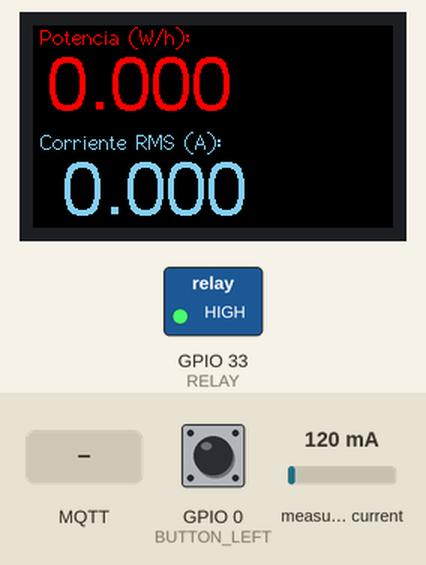
This program was run on a simulated ESP32. Shown: 240×135 colour display, switched loads named in the program (green lamp = pin HIGH). Inputs (shaded band) come from the test bench; at power-on: measured current 120 mA, GPIO 0 (BUTTON_LEFT) HIGH. WiFi joins after 1.5 s; servers stay silent unless stated; no MQTT or app messages arrive unless stated; what the program prints to the serial monitor is not drawn.

Above: at 3.1 s.
3.2 s: MQTT message "1" arrives on the first subscribed topic
At 3.6 s:
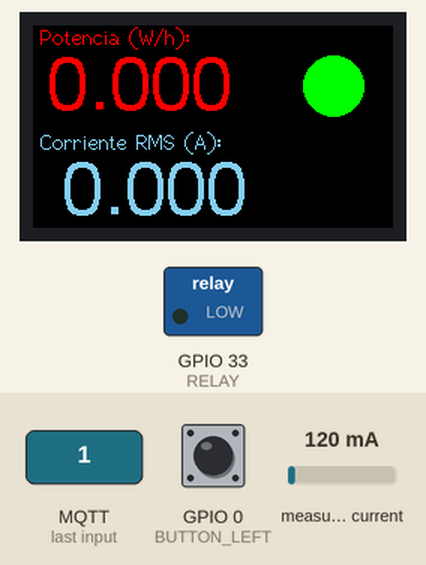
4.7 s: MQTT message "0" arrives on the first subscribed topic
At 5.9 s:
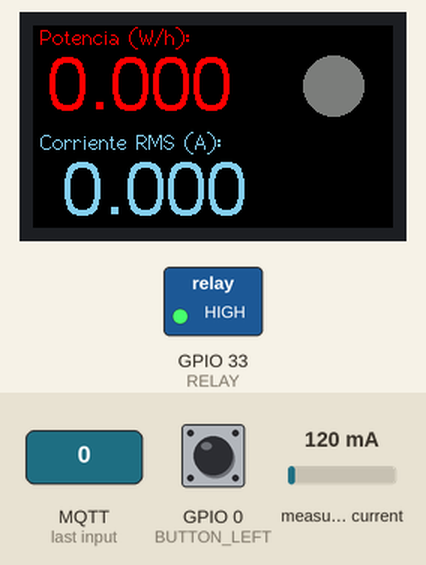
6.2 s: measured current set to 1000 mA
At 9.5 s:
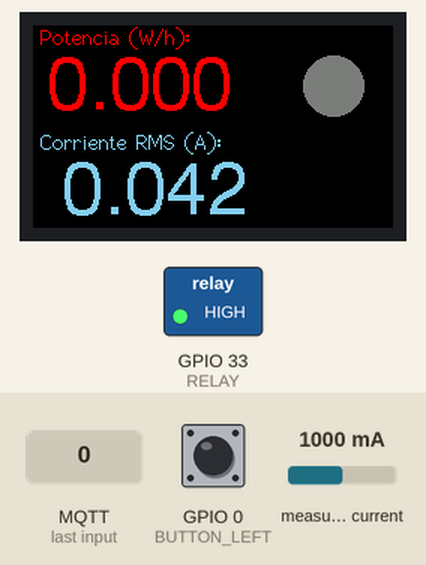
10.0 s: measured current set to 1500 mA
At 11.0 s:
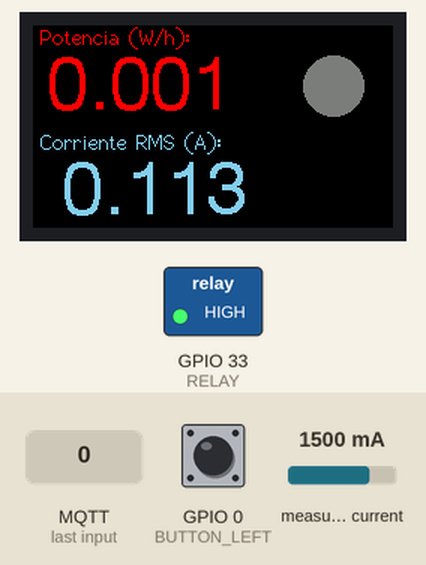
13.6 s: MQTT message "1" arrives on the first subscribed topic
At 13.9 s:
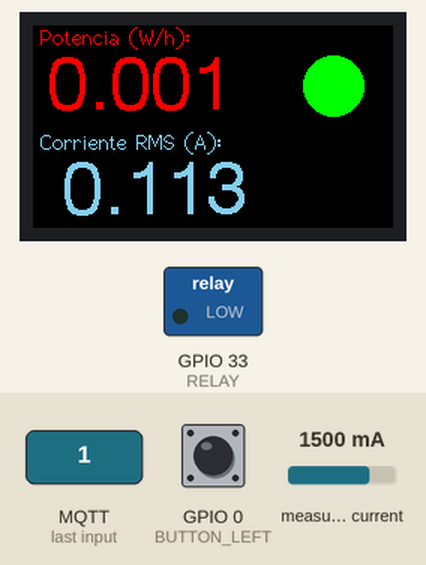
Timing chart, 0 to 16.1 s (numbered marks = the images above; inputs shaded):
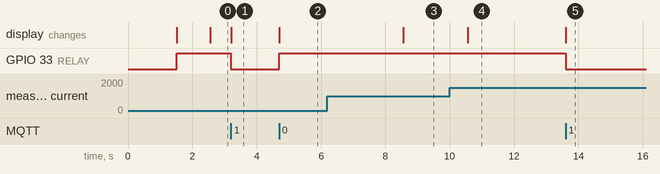

Measured:
- after the input at 3.2 s, GPIO 33 (RELAY): HIGH → LOW at once; the display: changes at once (image 1)
- after the input at 4.7 s, GPIO 33 (RELAY): LOW → HIGH at once; the display: changes at once (image 2)
- after the input at 6.2 s, the display: changes after 2.4 s (image 3)
- after the input at 10.0 s, the display: changes after 0.55 s (image 4)
- after the input at 13.6 s, GPIO 33 (RELAY): HIGH → LOW at once; the display: changes at once (image 5)

The program:

main.cpp
```cpp
#include <WiFi.h>
#include <TFT_eSPI.h>
#include <PubSubClient.h>

#include <Arduino.h>
#include <Wire.h>

#define REPORTING_PERIOD_MS 1000

#define BUTTON_LEFT 0
#define RELAY 33
#include <string.h>

#include "ACS712.h"
ACS712 sensor(ACS712_20A, 32);

// Update these with values suitable for your network.

const char *ssid = "UPBWiFi";              // WiFi name
const char *password = "";                 // WiFi password
const char *mqtt_server = "34.201.250.63"; // Your assign IP

TFT_eSPI tft = TFT_eSPI();

char IString[8];

char PString[8];

char RMSString[8];

WiFiClient espClient;
PubSubClient client(espClient);
unsigned long lastMsg = 0;
#define MSG_BUFFER_SIZE (50)
char msg[MSG_BUFFER_SIZE];
int value = 0;

bool toggle = false;
char toggleString[25];

void isr()
{
  if (toggle)
  {
    Serial.println("on");
  }
  else
  {
    Serial.println("off");
  }
  toggle = !toggle;
}

void setup_wifi()
{

  delay(10);
  // We start by connecting to a WiFi network
  Serial.println();
  Serial.print("Connecting to: ");
  Serial.println(ssid);

  WiFi.mode(WIFI_STA);
  WiFi.begin(ssid, password);

  while (WiFi.status() != WL_CONNECTED)
  {
    delay(500);
    Serial.print(".");
  }

  Serial.println("");
  Serial.println("WiFi connected");
  Serial.println("IP address: ");
  Serial.println(WiFi.localIP());
}

void callback(char *topic, byte *message, unsigned int length)
{
  Serial.print("Message arrived [");
  Serial.print(topic);
  Serial.print("..Message ");
  String messageTemp;

  for (int i = 0; i < length; i++)
  {
    Serial.print((char)message[i]);
    messageTemp += (char)message[i];
  }
  Serial.println();

  if (String(topic) == "esp32/led1")
  {
    if (messageTemp == "1")
    {
      Serial.println("relay on");
      digitalWrite(RELAY, LOW); // El Relé enciende en bajo
      tft.fillCircle(200, 40, 20, TFT_GREEN);
    }
    else if (messageTemp == "0")
    {
      Serial.println("relay off");
      digitalWrite(RELAY, HIGH);
      tft.fillCircle(200, 40, 20, TFT_DARKGREY);
    }
  }
  /*
    if (String(topic) == "esp32/led2")
    {
      if (messageTemp == "1")
      {
        Serial.println("led2 on");
        tft.fillCircle(200, 90, 20, TFT_YELLOW);
      }
      else if (messageTemp == "0")
      {
        Serial.println("led2 off");
        tft.fillCircle(200, 90, 20, TFT_DARKGREY);
      }
    }
    */
}

void reconnect()
{
  // Loop until we're reconnected
  while (!client.connected())
  {
    Serial.print("Attempting MQTT connection...");

    // Attempt to connect
    if (client.connect("ESP32Client22"))
    {
      Serial.println("connected");

      // subscribe
      client.subscribe("esp32/led1");
      // client.subscribe("esp32/led2");
    }
    else
    {
      Serial.print("failed, rc=");
      Serial.print(client.state());
      Serial.println(" try again in 5 seconds");
      // Wait 5 seconds before retrying
      delay(5000);
    }
  }
}

void setup()
{
  Serial.begin(115200);
  setup_wifi();
  client.setServer(mqtt_server, 1883);
  client.setCallback(callback);

  attachInterrupt(BUTTON_LEFT, isr, RISING);

  Serial.println("Calibrating... Ensure that no current flows through the sensor at this moment");
  sensor.calibrate();
  Serial.println("Done!");

  pinMode(RELAY, OUTPUT);
  digitalWrite(RELAY, HIGH);

  tft.init();
  tft.fillScreen(TFT_BLACK);
  tft.setRotation(1);
}

void loop()
{

  if (!client.connected())
  {
    reconnect();
  }
  client.loop();

  unsigned long now = millis();
  if (now - lastMsg > 2000)
  {
    lastMsg = now;
    // tft.fillScreen(TFT_BLACK);
    float U = 110.0;

    // To measure current we need to know the frequency of current
    // By default 50Hz is used, but you can specify desired frequency
    // as first argument to getCurrentAC() method, if necessary
    float Irms = (sensor.getCurrentAC() - 0.7) / 10;
    if (Irms <= 0)
    {
      Irms = 0;
    }

    float I = Irms / 0.707; // Intensidad RMS = Ipico/(2^1/2)
    float P = Irms * U;     // P=IV watts
    P = P * (0.5 * 1 / 3600);
    /*
    Serial.print("I: ");
    Serial.print(I, 3);
    Serial.print("A , Irms: ");
    Serial.print(Irms, 3);
    Serial.print("A, Potencia: ");
    Serial.print(P, 3);
    Serial.println("W");
    */
    delay(500);

    // To calculate the power we need voltage multiplied by current
    // float P = U * I;

    //********************************Falta calcular vatios/hora**********************************************

    // Serial.println(String("I = ") + I + " A");
    // Serial.println(String("P = ") + P + " Watts");

    dtostrf(I, 2, 3, IString); // variable, numero de digitos, numero decimales, arreglo donde guardarlo
    Serial.print("Corriente: ");
    Serial.println(IString);
    client.publish("esp32/corriente", IString);

    dtostrf(P, 2, 3, PString); // variable, numero de digitos, numero decimales, arreglo donde guardarlo
    Serial.print("Potencia: ");
    Serial.println(PString);
    client.publish("esp32/potencia", PString);
    tft.setTextColor(TFT_RED, TFT_BLACK);
    tft.drawString("Potencia (W/h):", 5, 0, 2);
    tft.drawString(PString, 10, 20, 6);

    dtostrf(Irms, 2, 3, RMSString); // variable, numero de digitos, numero decimales, arreglo donde guardarlo
    Serial.print("Irms: ");
    Serial.println(RMSString);
    client.publish("esp32/RMS", RMSString);
    tft.setTextColor(TFT_SKYBLUE, TFT_BLACK);
    tft.drawString("Corriente RMS (A):", 5, 70, 2);
    tft.drawString(IString, 20, 90, 6);

    /*
    sprintf(toggleString, "%d", toggle);
    Serial.print("Toggle: ");
    Serial.println(toggleString);
    client.publish("esp32/sw", toggleString);
    */
  }
}
```
